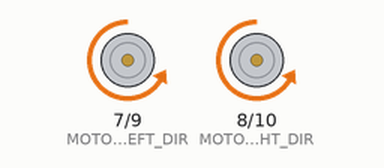
Simulated run of this sketch. Board: Arduino Uno, built with avr-gcc and run on an emulated ATmega328P. Shown: direction and speed pins drawn as motors (green arrow = direction pin HIGH = forward, orange = LOW = backward, longer = more drive). What the sketch prints to the serial monitor is not drawn.

Above: at 0.2 s.
At 5.6 s:
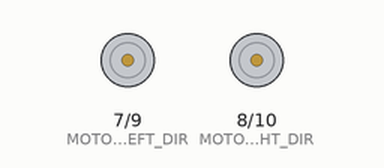
Timing chart, 0 to 8.2 s (numbered marks = the images above):
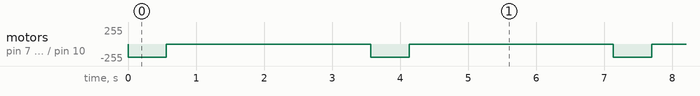

Measured:
- by itself, motor on pin 7 (MOTOR_LEFT_DIR) / pin 9 (MOTOR_LEFT_PWM), motor on pin 8 (MOTOR_RIGHT_DIR) / pin 10 (MOTOR_RIGHT_PWM): alternates backward 200/255 for 0.57 s and stopped for 3.0 s

The sketch:

quay180do.ino
```cpp
#include <Arduino.h>

// Cấu hình chân
const uint8_t MOTOR_LEFT_DIR = 7;
const uint8_t MOTOR_RIGHT_DIR = 8;
const uint8_t MOTOR_LEFT_PWM = 9;
const uint8_t MOTOR_RIGHT_PWM = 10;

const unsigned long TURN_TIME_180_DEGREES = 565;  // Đơn vị: ms (thử nghiệm để xác định giá trị chính xác)

void setup() {
  pinMode(MOTOR_LEFT_DIR, OUTPUT);
  pinMode(MOTOR_RIGHT_DIR, OUTPUT);
  pinMode(MOTOR_LEFT_PWM, OUTPUT);
  pinMode(MOTOR_RIGHT_PWM, OUTPUT);

  Serial.begin(9600);  // Debug qua Serial
}

void loop() {
  // Quay trái 90 độ, chờ 3 giây rồi quay tiếp
  turnLeft90Degrees();
  delay(3000);  // Dừng 3 giây trước khi thực hiện lại
}

void turnLeft90Degrees() {
  // Bánh trái lùi
  digitalWrite(MOTOR_LEFT_DIR, LOW);
  analogWrite(MOTOR_LEFT_PWM, 200);

  // Bánh phải tiến
  digitalWrite(MOTOR_RIGHT_DIR, LOW);
  analogWrite(MOTOR_RIGHT_PWM, 200);

  // Quay trong thời gian cố định
  delay(TURN_TIME_180_DEGREES);

  // Dừng động cơ
  stopMotors();

  Serial.println("Hoàn thành quay trái 180 độ");
}

void stopMotors() {
  analogWrite(MOTOR_LEFT_PWM, 0);
  analogWrite(MOTOR_RIGHT_PWM, 0);
}
```
